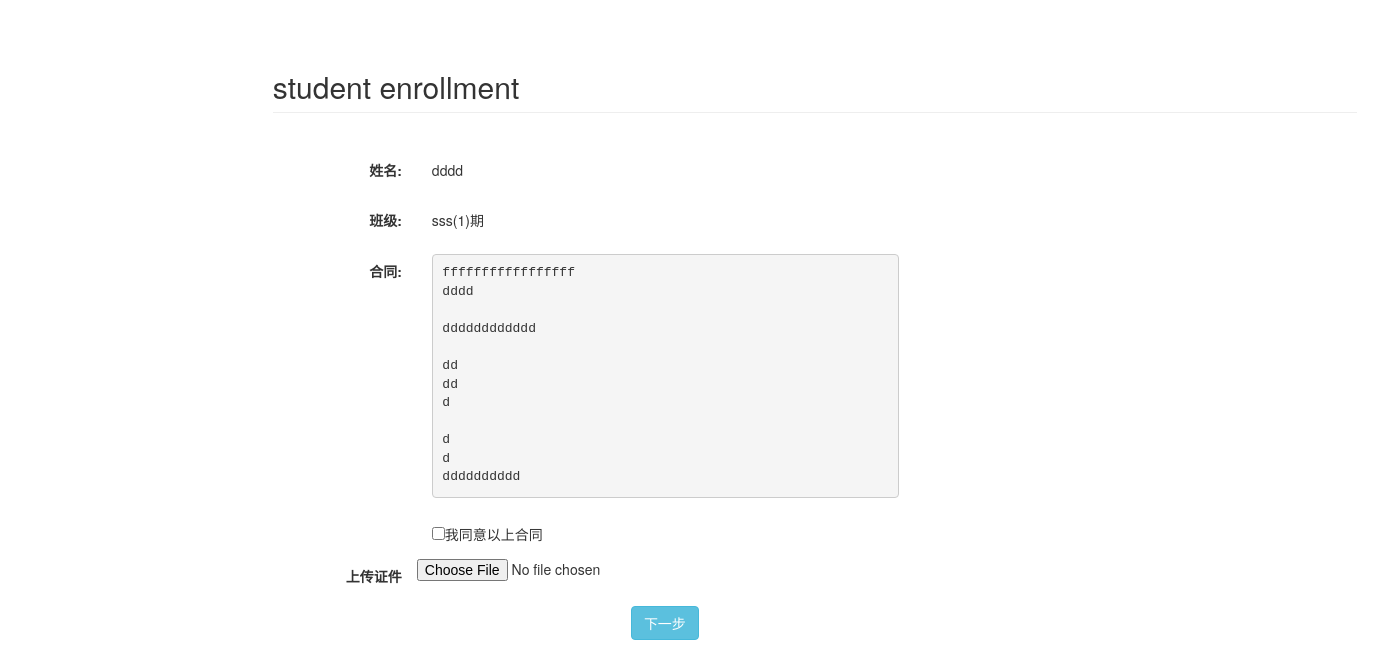
Page /crm/stu_enrollment/1 on the committed database.
### firstCRM/models.py (models this page shows, shortened)
class Customer(models.Model):
    name = models.CharField(max_length=64)
    contact_type_choices = ((0, 'qq'), (1, '微信'), (2, '手机'))
    contact = models.SmallIntegerField(choices=contact_type_choices, default=0)
    source_choices = ((0, 'QQ群'), (1, '51CTO'), (2, '百度推广'), (3, '知乎'), (4, '转介绍'), (5, '其它'),)
    source = models.SmallIntegerField(choices=source_choices)
    referral_from = models.ForeignKey("self", models.DO_NOTHING, blank=True, null=True, verbose_name="转介绍")
    consult_courses = models.ManyToManyField("Course", verbose_name="咨询课程")
    consult_content = models.TextField(verbose_name="咨询内容")
    status_choices = ((0, '未报名'), (1, '已报名'), (2, '已退学'))
    status = models.SmallIntegerField(choices=status_choices)
    consultant = models.ForeignKey(MyUser, models.DO_NOTHING, verbose_name="课程顾问")
    date = models.DateField(auto_now_add=True)
    def __str__(self):
        return self.name

class ClassList(models.Model):
    branch = models.ForeignKey("Branch", models.DO_NOTHING)
    course = models.ForeignKey("Course", models.DO_NOTHING)
    class_type_choices = ((0, '脱产'), (1, '周末'), (2, '网络班'))
    class_type = models.SmallIntegerField(choices=class_type_choices, default=0)
    semester = models.SmallIntegerField(verbose_name="学期")
    teachers = models.ManyToManyField(MyUser, verbose_name="讲师")
    start_date = models.DateField("开班日期")
    graduate_date = models.DateField("毕业日期", blank=True, null=True)
    contract = models.ForeignKey('ContractTemplate', models.DO_NOTHING)
    def __str__(self):
        return "%s(%s)期" % (self.course.name, self.semester)
    class Meta:
        unique_together = ('branch', 'class_type', 'course', 'semester')

class Course(models.Model):
    name = models.CharField(verbose_name='课程名称', max_length=64, unique=True)
    price = models.PositiveSmallIntegerField()
    period = models.PositiveSmallIntegerField(verbose_name="课程周期(月)", default=5)
    outline = models.TextField(verbose_name="大纲")

class ContractTemplate(models.Model):
    name = models.CharField(max_length=64)
    content = models.TextField()
    date = models.DateField(auto_now_add=True)

### firstCRM/views.py (the view, shortened to what this page needs)
# urls.py: path('stu_enrollment/<int:enrollment_id>', views.enrollment_agree, name='enrollment_agree'),
def enrollment_agree(request, enrollment_id):
    enrollment_obj = models.StudentEnrollment.objects.get(id=enrollment_id)
    customer_obj = enrollment_obj.customer
    class_obj = enrollment_obj.class_grade
    contract_obj = class_obj.contract
    return render(request, 'firstCRM/enrollment_agree.html', locals())

### templates/firstCRM/enrollment_agree.html (shortened to what this page needs)
{% extends 'base.html' %}
{% block body %}
    <div class="col-sm-9 col-sm-offset-3 col-md-10 col-md-offset-2 main">
    <h2 class="page-header">student enrollment</h2>
    </div>
    <div class="col-sm-offset-2 ">
    <form class="form-horizontal" enctype="multipart/form-data" method="post" onsubmit="return SelectCheck(this)">{% csrf_token %}
          <div class="form-group">
            <label  class="col-sm-2 control-label">姓名:</label>
            <div class="col-sm-5">
                <h5 for="inputEmail3">{{ customer_obj }}</h5>
            </div>
          </div>
          <div class="form-group">
            <label  class="col-sm-2 control-label">班级:</label>
            <div class="col-sm-5">
                <h5 for="inputEmail3">{{ class_obj }}</h5>
            </div>
          </div>
          <div class="form-group">
            <label  class="col-sm-2 control-label">合同:</label>
            <div class="col-sm-5">
                <pre>{{ contract_obj.content }}</pre>
            </div>
          </div>
          <div class="form-group">
            <label  class="col-sm-2 control-label"></label>
            <div class="col-sm-5">
                <input type="checkbox" name="agree" value="qqq">我同意以上合同
            </div>
          </div>
          <div class="form-group">
            <label  class="col-sm-2 control-label">上传证件</label>
            <input type="file" id="uploadfile" name="files">
          </div>
        <div class="form-group" >
            <div class="col-sm-offset-4 col-sm-10 div-inline" >
                <button type="submit" class="btn btn-info">下一步</button>
            </div>
        </div>
    </form>
    </div>
{% endblock %}

### templates/base.html (shortened to what this page needs)
<!DOCTYPE html>
<html lang="zh-CN"><head><meta http-equiv="Content-Type" content="text/html; charset=UTF-8">
    <link href="/static/css/bootstrap.min.css" rel="stylesheet">
    <link href="/static/css/ie10-viewport-bug-workaround.css" rel="stylesheet">
    <link href="/static/css/dashboard.css" rel="stylesheet">
  </head>
  <body>
    {% block  body %}
    {% endblock %}
</body></html>

### statics/css/dashboard.css (style rules this page uses)
body { padding-top: 50px; }
.main { padding: 20px; }
@media (min-width: 768px) { .main { padding-right: 40px; padding-left: 40px; } }
.main .page-header { margin-top: 0; }

### rows in the picture
Customer: name "dddd"
ClassList: course+semester "sss(1)期"
ContractTemplate: content "fffffffffffffffff dddd dddddddddddd dd dd d d d dddddddddd"
